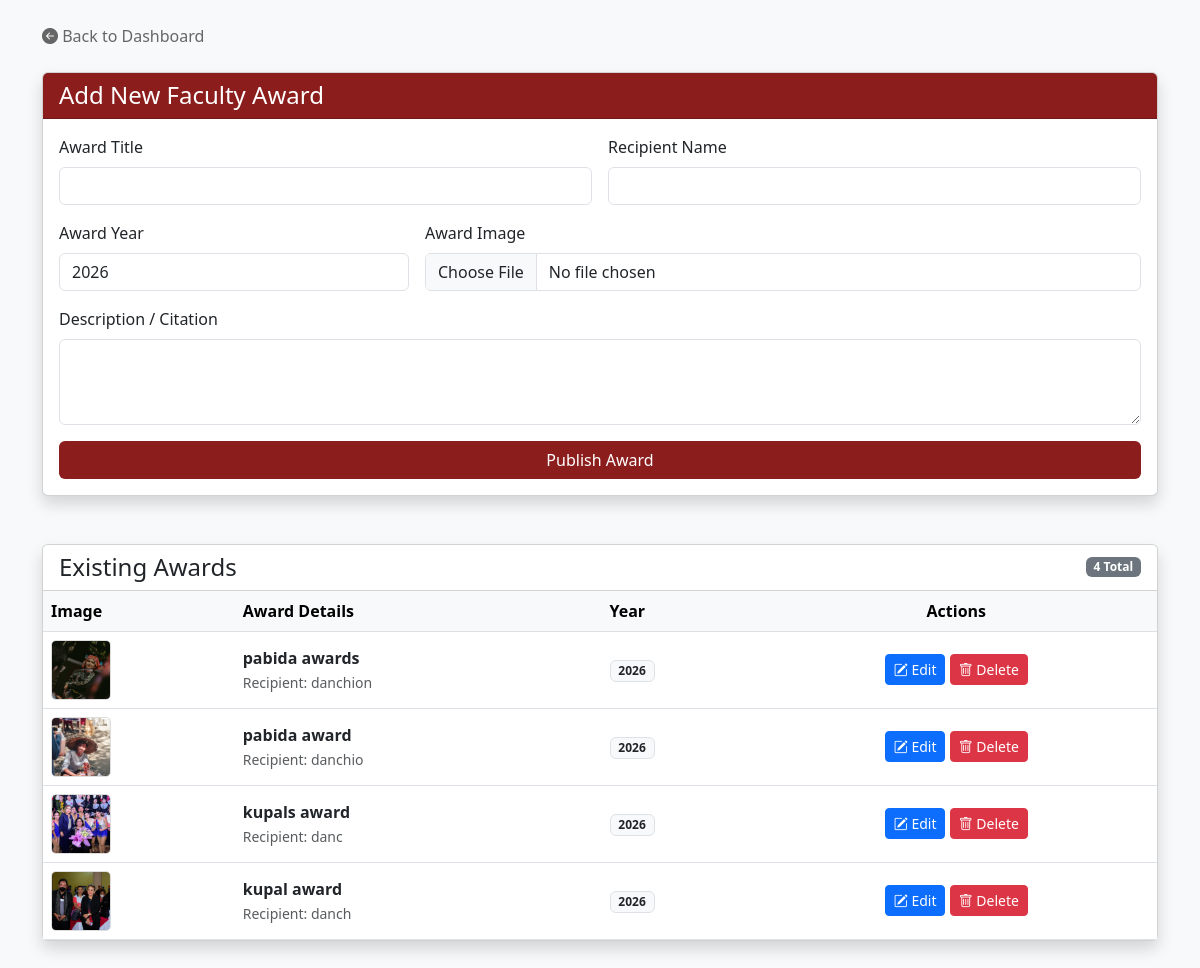
Page /admins/manage_awards.php on the committed database.
### tables this page shows
CREATE TABLE `awards` (
  `id` int(11) NOT NULL,
  `award_title` varchar(255) NOT NULL,
  `recipient_name` varchar(255) NOT NULL,
  `award_image` varchar(255) NOT NULL,
  `description` text NOT NULL,
  `award_year` year(4) NOT NULL,
  `created_at` timestamp NULL DEFAULT current_timestamp()
);

### admins/manage_awards.php (the view, shortened to what this page needs)
<?php
$database = new Database();
$db = $database->getConnection();
$awards = $db->query("SELECT * FROM awards ORDER BY created_at DESC")->fetchAll(PDO::FETCH_ASSOC);
?>
<!DOCTYPE html>
<html lang="en">
<head>
    <link rel="stylesheet" href="https://cdnjs.cloudflare.com/ajax/libs/bootstrap/5.3.0/css/bootstrap.min.css">
    <link rel="stylesheet" href="https://cdn.jsdelivr.net/npm/bootstrap-icons@1.11.0/font/bootstrap-icons.css">
</head>
<body class="bg-light">
<div class="container mt-4 pb-5">
    <div class="mb-4">
        <a href="dashboard.php" class="back-link">
            <i class="bi bi-arrow-left-circle-fill"></i> Back to Dashboard
        </a>
    </div>
    <div class="card shadow mb-5">
        <div class="card-header btn-maroon">
            <h4 class="mb-0">Add New Faculty Award</h4>
        </div>
        <div class="card-body">
            <form action="" method="POST" enctype="multipart/form-data" class="row g-3">
                <div class="col-md-6">
                    <label class="form-label">Award Title</label>
                    <input type="text" name="award_title" class="form-control" required>
                </div>
                <div class="col-md-6">
                    <label class="form-label">Recipient Name</label>
                    <input type="text" name="recipient_name" class="form-control" required>
                </div>
                <div class="col-md-4">
                    <label class="form-label">Award Year</label>
                    <input type="number" name="award_year" class="form-control" value="<?php echo date('Y'); ?>" required>
                </div>
                <div class="col-md-8">
                    <label class="form-label">Award Image</label>
                    <input type="file" name="award_image" class="form-control" accept="image/*" required>
                </div>
                <div class="col-12">
                    <label class="form-label">Description / Citation</label>
                    <textarea name="description" class="form-control" rows="3" required></textarea>
                </div>
                <div class="col-12">
                    <button type="submit" name="add_award" class="btn btn-maroon w-100">Publish Award</button>
                </div>
            </form>
        </div>
    </div>
    <div class="card shadow">
        <div class="card-header bg-white d-flex justify-content-between align-items-center">
            <h4 class="mb-0 text-dark">Existing Awards</h4>
            <span class="badge bg-secondary"><?php echo count($awards); ?> Total</span>
        </div>
        <div class="table-responsive">
            <table class="table table-hover align-middle mb-0">
                <thead class="table-light">
                    <tr>
                        <th>Image</th>
                        <th>Award Details</th>
                        <th>Year</th>
                        <th class="text-center">Actions</th>
                    </tr>
                </thead>
                <tbody>
                    <?php if(!empty($awards)): foreach ($awards as $row): ?>
                    <tr>
                        <td><img src="../<?php echo $row['award_image']; ?>" class="img-preview"></td>
                        <td>
                            <strong class="text-dark"><?php echo htmlspecialchars($row['award_title']); ?></strong><br>
                            <small class="text-muted">Recipient: <?php echo htmlspecialchars($row['recipient_name']); ?></small>
                        </td>
                        <td><span class="badge bg-light text-dark border"><?php echo $row['award_year']; ?></span></td>
                        <td class="text-center">
                            <button type="button" class="btn btn-sm btn-primary" onclick="openEditModal(<?php echo htmlspecialchars(json_encode($row)); ?>)">
                                <i class="bi bi-pencil-square"></i> Edit
                            </button>
                            <a href="?delete=<?php echo $row['id']; ?>" class="btn btn-sm btn-danger" onclick="return confirm('Delete this record?')">
                                <i class="bi bi-trash"></i> Delete
                            </a>
                        </td>
                    </tr>
                    <?php endforeach; else: ?>
                    <tr><td colspan="4" class="text-center py-4 text-muted">No awards found in database.</td></tr>
                    <?php endif; ?>
                </tbody>
            </table>
        </div>
    </div>
</div>
</body>
</html>

### admins/manage_awards.php (style rules this page uses)
:root { --maroon: #8c1d1d; }
.btn-maroon { background: var(--maroon); color: white; }
.img-preview { width: 60px; height: 60px; object-fit: cover; border-radius: 5px; border: 1px solid #ddd; }
.back-link { text-decoration: none; color: #666; font-weight: 500; transition: 0.3s; }

### rows in the picture
awards: award_image (picture), award_title "pabida awards", recipient_name "danchion", award_year "2026"
awards: award_image (picture), award_title "pabida award", recipient_name "danchio", award_year "2026"
awards: award_image (picture), award_title "kupals award", recipient_name "danc", award_year "2026"
awards: award_image (picture), award_title "kupal award", recipient_name "danch", award_year "2026"

### other values in the picture
count($awards) "4"
